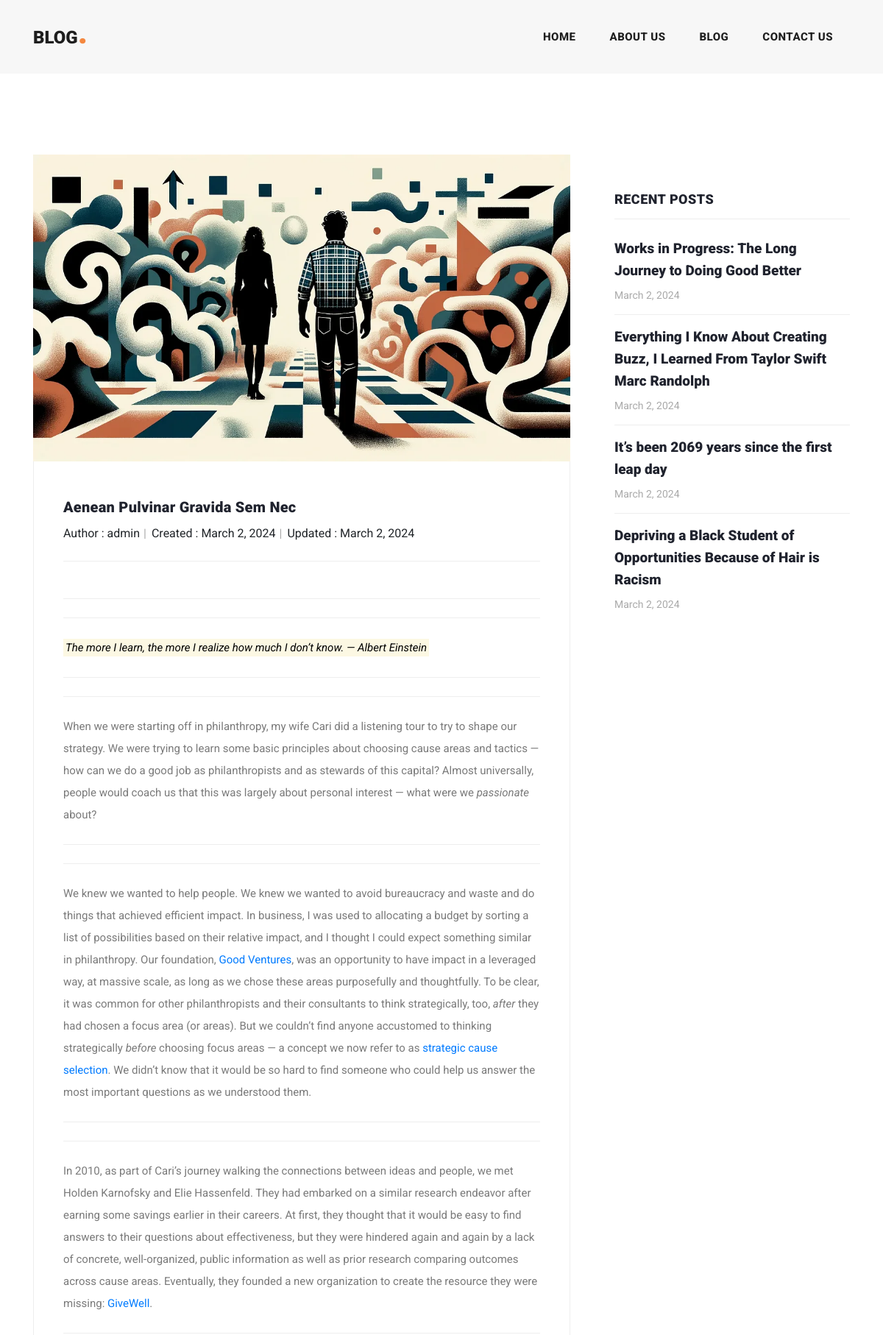
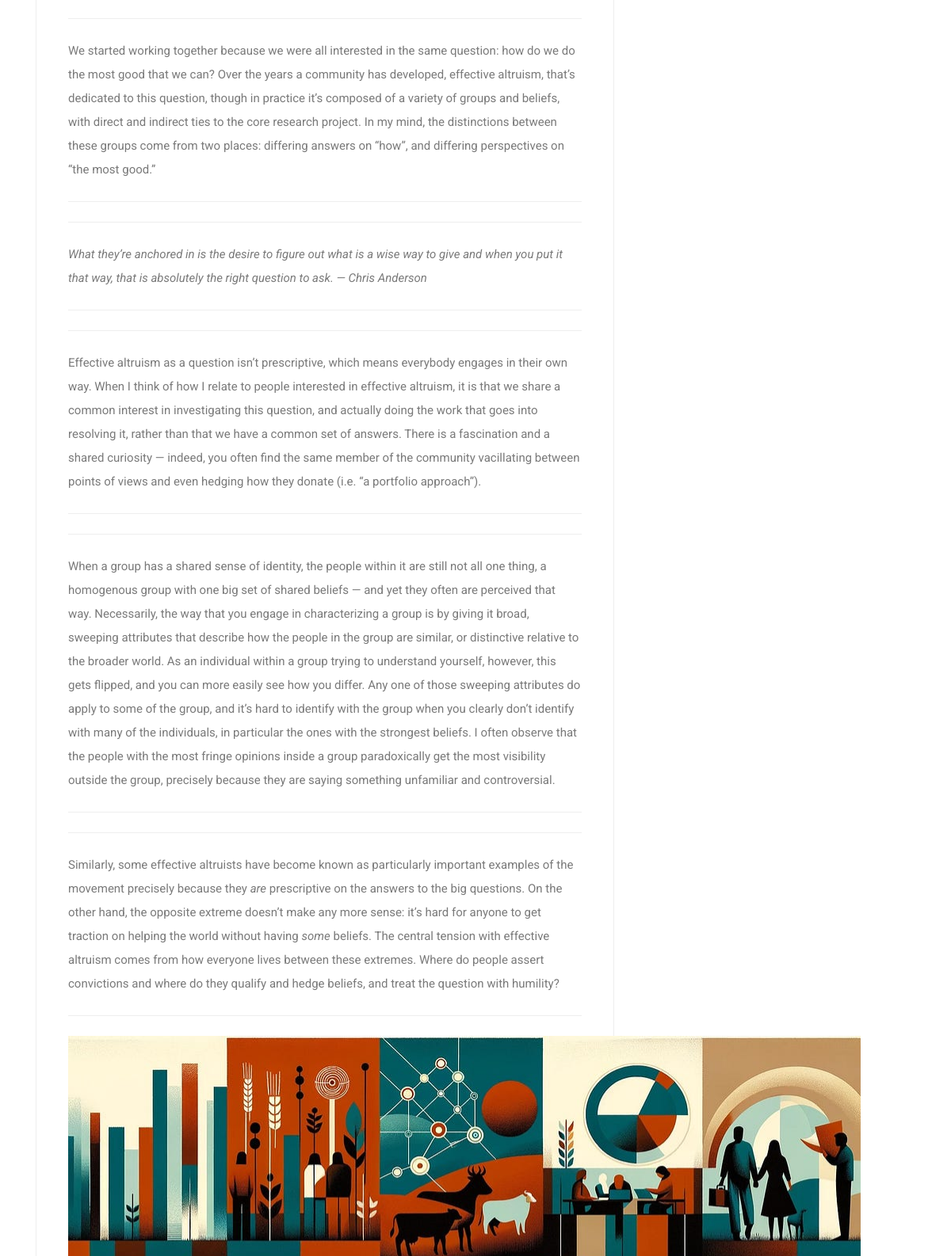
Page /blog/works-in-progress-the-long-journey-to-doing-good-better (upper part) on the committed database (2 pictures, top to bottom).
### Home/models.py (models this page shows, shortened)
class Blog(models.Model):
    title = models.CharField(max_length=1000)
    content= FroalaField()
    slug=models.SlugField(max_length=1000,unique=True,blank=True,null=True)
    author = models.ForeignKey(User,blank=False,null=True,on_delete=models.CASCADE)
    image=models.ImageField(upload_to='blog/')
    created_on=models.DateTimeField(auto_now_add=True)
    updated_on=models.DateTimeField(auto_now=True)

### Home/views.py (the view)
# urls.py: path('blog/<slug>',views.blogpost,name='blogpost'),
def blogpost(request,slug):
    blog=Blog.objects.filter(slug=slug).first()
    if blog is None:
        return render(request,'404.html')
    posts=Blog.objects.all().order_by('created_on')[:4]
    context={'blog':blog,'posts':posts}
    return render(request,'blogpost.html',context)

### Templates/blogpost.html (shortened to what this page needs)
{% extends "base.html" %}
{% block maincontent%}
    <div class="heading-page header-text">
    </div>
    <section class="blog-posts grid-system">
      <div class="container">
        <div class="row">
          <div class="col-lg-8">
            <div class="all-blog-posts">
              <div class="row">
                <div class="col-lg-12">
                  <div class="blog-post">
                    <div class="blog-thumb">
                      <img src="/media/{{blog.image}}">
                    </div>
                    <div class="down-content">
                      <a href="{{blog.slug}}"><h4>Aenean pulvinar gravida sem nec</h4></a>
                      <ul class="post-info">
                        <li>Author : {{blog.author.username}}</li>
                        <li>Created : {{ blog.created_on|date:"F j, Y" }}</li>
                        <li>Updated : {{ blog.updated_on|date:"F j, Y" }}</li>
                      </ul>
                      <p>{{blog.content|safe}}</p>
                    </div>
                  </div>
                </div>
              </div>
            </div>
          </div>
          <div class="col-lg-4">
            <div class="sidebar">
              <div class="row">
                <div class="col-lg-12">
                  <div class="sidebar-item recent-posts">
                    <div class="sidebar-heading">
                      <h2>Recent Posts</h2>
                    </div>
                    <div class="content">
                      <ul>
                        {% for post in posts%}
                        <li><a href="/blog/{{post.slug}}">
                          <h5>{{post.title}}</h5>
                          <span>{{ post.created_on|date:"F j, Y" }}</span>
                        </a></li>
                        {% endfor %}
                      </ul>
                    </div>
                  </div>
                </div>
              </div>
            </div>
          </div>
        </div>
      </div>
    </section>
    {% endblock maincontent %}

### static/css/style.css (style rules this page uses)
body { font-family: 'Roboto', sans-serif; overflow-x: hidden; text-rendering: optimizeLegibility; -webkit-font-smoothing: antialiased; -moz-osx-font-smoothing: grayscale; }
p { margin-bottom: 0px; font-size: 15px; font-weight: 400; color: #7a7a7a; line-height: 30px; }
a { text-decoration: none!important; }
ul { padding: 0; margin: 0; list-style: none; }
h1,h2,h3,h4,h5,h6 { margin: 0px; }
.heading-page { padding-top: 110px; }
.blog-posts { margin-top: 100px; }
.blog-posts .blog-post { margin-bottom: 30px; }
.blog-posts .blog-thumb img { width: 100%; overflow: hidden; }
.blog-posts .down-content { padding: 40px; border-right: 1px solid #eee; border-left: 1px solid #eee; border-bottom: 1px solid #eee; }
.blog-posts .down-content h4 { font-size: 24px; text-transform: capitalize; letter-spacing: 0.5px; font-weight: 900; color: #20232e; margin: 10px 0px 12px 0px; }
.blog-posts .down-content ul.post-info li { display: inline-block; margin-right: 8px; }
.blog-posts .down-content ul.post-info li:after { content: '|'; color: #aaa; margin-left: 8px; }
.blog-posts .down-content h4 { font-size: 20px; letter-spacing: 0.25px; }
.grid-system .down-content ul.post-info li { margin-right: 3px; }
.grid-system .down-content ul.post-info li:after { margin-left: 5px; }
.blog-posts .down-content ul.post-info li:last-child::after { display: none; }
.blog-posts .down-content p { padding: 25px 0px; margin: 25px 0px; border-top: 1px solid #eee; border-bottom: 1px solid #eee; }
.blog-posts .sidebar-heading h2 { font-size: 18px; text-transform: uppercase; font-weight: 900; letter-spacing: 0.5px; color: #20232e; border-bottom: 1px solid #eee; padding-bottom: 15px; margin-bottom: 25px; }
.sidebar { margin-left: 30px; }
.sidebar .sidebar-item { margin-top: 50px; }
.sidebar .sidebar-heading h2 { font-size: 18px; text-transform: uppercase; font-weight: 900; letter-spacing: 0.5px; color: #20232e; border-bottom: 1px solid #eee; padding-bottom: 15px; margin-bottom: 25px; }
.sidebar .recent-posts ul li { margin-bottom: 15px; padding-bottom: 15px; border-bottom: 1px solid #eee; }
.sidebar .recent-posts ul li:last-child { margin-bottom: 0px; padding-bottom: 0px; border-bottom: none; }
.sidebar .recent-posts ul li h5 { font-size: 19px; font-weight: 900; color: #20232e; line-height: 30px; transition: all 0.3s; }
.sidebar .recent-posts ul li span { display: block; font-size: 14px; color: #aaa; margin-top: 8px; }

### rows in the picture
Blog: image (picture), author.username "admin", created_on "March 2, 2024", updated_on "March 2, 2024", content "The more I learn, the more I realize how much I don’t know. — Albert Einstein When we were starting off in philanthropy, my wife Cari did a listening tour to try to shape our strategy. We were trying to learn some basic principles about choosing cause areas and tactics — how can we do a good job as philanthropists and as stewards of this capital? Almost universally, people would coach us that this was largely about personal interest — what were we passionate about? We knew we wanted to help people. We knew we wanted to avoid bureaucracy and waste and do things that achieved efficient impact. In business, I was used to allocating a budget by sorting a list of possibilities based on their…", content (picture), title "Works in Progress: The Long Journey to Doing Good Better"
Blog: title "Everything I Know About Creating Buzz, I Learned From Taylor Swift Marc Randolph", created_on "March 2, 2024"
Blog: title "It’s been 2069 years since the first leap day", created_on "March 2, 2024"
Blog: title "Depriving a Black Student of Opportunities Because of Hair is Racism", created_on "March 2, 2024"
